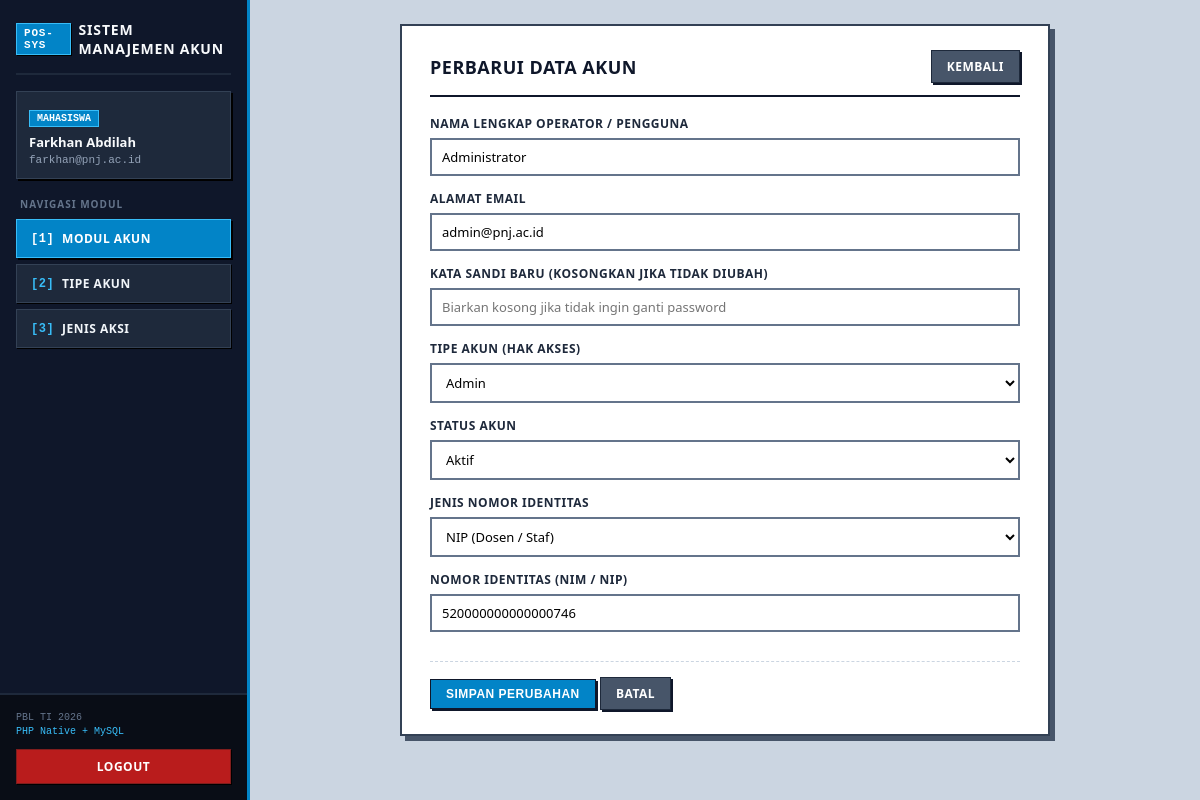
Screenshot of /akun/edit.php?id=11111111-1111-4111-8111-111111111111 (signed in) with the database file from the repository.
### tables this page shows
CREATE TABLE IF NOT EXISTS accounts (
    id CHAR(36) PRIMARY KEY,
    name VARCHAR(128) NOT NULL,
    email VARCHAR(128) NOT NULL,
    password TEXT NOT NULL,
    account_type_id CHAR(36) NOT NULL UNIQUE,
    status VARCHAR(128) NOT NULL DEFAULT 'Aktif',
    identification_number VARCHAR(128) NOT NULL,
    identification_type ENUM('NIM', 'NIP') NOT NULL,
    created_at DATETIME NOT NULL,
    updated_at DATETIME NOT NULL,
    deleted_at DATETIME NULL,
    FOREIGN KEY (account_type_id) REFERENCES account_type(id)
);

CREATE TABLE IF NOT EXISTS account_type (
    id CHAR(36) PRIMARY KEY,
    name VARCHAR(128) NOT NULL,
    description TEXT,
    created_at DATETIME NOT NULL,
    updated_at DATETIME NOT NULL,
    deleted_at DATETIME NULL
);

### akun/edit.php (the view, shortened to what this page needs)
<?php
require_once "../koneksi.php";
$id = isset($_GET['id']) ? mysqli_real_escape_string($koneksi, $_GET['id']) : '';
$query = mysqli_query($koneksi, "SELECT * FROM accounts WHERE id = '$id' AND deleted_at IS NULL LIMIT 1");
$akun = mysqli_fetch_assoc($query);
$tipe_query = mysqli_query($koneksi, "SELECT * FROM account_type WHERE deleted_at IS NULL ORDER BY name ASC");
require_once "../header.php";
?>
<div class="container" style="max-width: 650px;">
    <div class="page-header">
        <h2>PERBARUI DATA AKUN</h2>
        <a href="index.php" class="btn btn-secondary">Kembali</a>
    </div>
    <form method="POST" action="edit.php?id=<?= urlencode($id); ?>">
        <label>Nama Lengkap Operator / Pengguna</label>
        <input type="text" name="name" value="<?= htmlspecialchars($akun['name']); ?>" required>
        <label>Alamat Email</label>
        <input type="email" name="email" value="<?= htmlspecialchars($akun['email']); ?>" required>
        <label>Kata Sandi Baru (Kosongkan jika tidak diubah)</label>
        <input type="password" name="password" placeholder="Biarkan kosong jika tidak ingin ganti password">
        <label>Tipe Akun (Hak Akses)</label>
        <select name="account_type_id" required>
            <?php while ($t = mysqli_fetch_assoc($tipe_query)): ?>
                <option value="<?= htmlspecialchars($t['id']); ?>" <?= $t['id'] == $akun['account_type_id'] ? 'selected' : ''; ?>>
                    <?= htmlspecialchars($t['name']); ?>
                </option>
            <?php endwhile; ?>
        </select>
        <label>Status Akun</label>
        <select name="status" required>
            <option value="Aktif" <?= $akun['status'] == 'Aktif' ? 'selected' : ''; ?>>Aktif</option>
        </select>
        <label>Jenis Nomor Identitas</label>
        <select name="identification_type" required>
            <option value="NIP" <?= $akun['identification_type'] == 'NIP' ? 'selected' : ''; ?>>NIP (Dosen / Staf)</option>
        </select>
        <label>Nomor Identitas (NIM / NIP)</label>
        <input type="text" name="identification_number" value="<?= htmlspecialchars($akun['identification_number']); ?>" required>
        <div style="margin-top: 15px; padding-top: 15px; border-top: 1px dashed #cbd5e1;">
            <button type="submit" class="btn">Simpan Perubahan</button>
            <a href="index.php" class="btn btn-secondary">Batal</a>
        </div>
    </form>
</div>
</body>
</html>

### header.php (style rules this page uses)
body { font-family: "Segoe UI", Tahoma, Arial, sans-serif; background-color: #cbd5e1; margin: 0; padding: 24px 30px 40px 280px; color: #0f172a; box-sizing: border-box; min-height: 100vh; }
.container { max-width: 1100px; margin: 0 auto; background-color: #ffffff; padding: 24px 28px; border: 2px solid #334155; box-shadow: 5px 5px 0px #475569; box-sizing: border-box; }
.page-header { display: flex; justify-content: space-between; align-items: center; border-bottom: 2px solid #0f172a; padding-bottom: 12px; margin-bottom: 18px; }
.page-header h2 { margin: 0; font-size: 18px; text-transform: uppercase; letter-spacing: 0.5px; color: #0f172a; }
label { display: block; margin-bottom: 4px; font-size: 12px; font-weight: 700; text-transform: uppercase; color: #1e293b; letter-spacing: 0.5px; }
input[type="text"], input[type="email"], input[type="password"], select, textarea { width: 100%; padding: 8px 10px; margin: 2px 0 14px 0; display: inline-block; border: 2px solid #64748b; border-radius: 0; background-color: #ffffff; box-sizing: border-box; font-size: 13px; font-family: inherit; }
.btn { background-color: #0284c7; color: #ffffff; padding: 7px 15px; border: 1px solid #0f172a; border-radius: 0; cursor: pointer; text-decoration: none; display: inline-block; font-size: 12px; font-weight: 700; text-transform: uppercase; letter-spacing: 0.5px; box-shadow: 2px 2px 0px #0f172a; }
.btn-secondary { background-color: #475569; border-color: #1e293b; }

### rows the page displays
accounts: name "Administrator", email "admin@pnj.ac.id", account_type_id "Admin", status "Aktif", identification_type "NIP (Dosen / Staf)", identification_number "520000000000000746"

### other values shown
$user_role "MAHASISWA"
$_SESSION['nama'] "Farkhan Abdilah"
$_SESSION['email'] "farkhan@pnj.ac.id"
